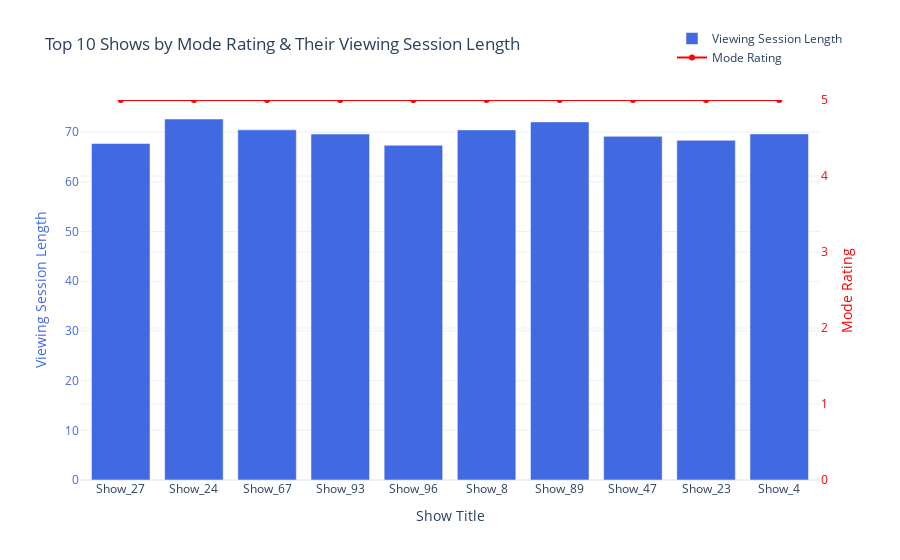

Notebook code cell kept with this figure:
### Code cell
shows_by_mode_rating = df.groupby("Title")["Rating"].agg(lambda x: x.mode()[0] if not x.mode().empty else None).reset_index()
rating_counts = df.groupby(["Title", "Rating"]).size().reset_index(name="Rating_Count")
shows_by_mode_rating = shows_by_mode_rating.merge(rating_counts, on = ['Title', 'Rating'], how = "left")
shows_by_mode_rating = shows_by_mode_rating.sort_values(by=['Rating', 'Rating_Count'], ascending=False)
top_shows_by_mode_rating = shows_by_mode_rating.head(10)
viewing_session_length = df[df["Title"].isin(top_shows_by_mode_rating["Title"])].groupby("Title")["Viewing_Session_Length"].mean().reset_index()
top_shows_by_mode_rating_and_viewing_session_lengths = top_shows_by_mode_rating.merge(viewing_session_length, on="Title")

fig = go.Figure()

fig.add_trace(go.Bar(
    x=top_shows_by_mode_rating_and_viewing_session_lengths["Title"], 
    y=top_shows_by_mode_rating_and_viewing_session_lengths["Viewing_Session_Length"], 
    name="Viewing Session Length",
    marker_color='royalblue',
    yaxis='y1'
))

fig.add_trace(go.Scatter(
    x=top_shows_by_mode_rating_and_viewing_session_lengths["Title"], 
    y=top_shows_by_mode_rating_and_viewing_session_lengths["Rating"], 
    mode='lines+markers',
    name="Mode Rating",
    line=dict(color='red', width=2),
    yaxis='y2'
))

fig.update_layout(
    title="Top 10 Shows by Mode Rating & Their Viewing Session Length",
    xaxis_title="Show Title",
    yaxis_title="Viewing Session Length (Bars) / Mode Rating (Line)",
    xaxis=dict(tickangle=0),
    
    yaxis=dict(
        title="Viewing Session Length",
        titlefont=dict(color="royalblue"),
        tickfont=dict(color="royalblue"),
        side="left"
    ),
    
    yaxis2=dict(
        title="Mode Rating",
        titlefont=dict(color="red"),
        tickfont=dict(color="red"),
        overlaying="y",
        side="right",
        range=[0,5]
    ),
    legend=dict(x=0.8, y=1.2),
    template="plotly_white"
)

fig.show()

### Figure 1 — Plotly figure (JSON) as saved in the notebook; plotly's stock layout.template omitted (floating-point values rounded to 4 significant figures)
{"data": [{"marker": {"color": "royalblue"}, "name": "Viewing Session Length", "type": "bar", "x": ["Show_27", "Show_24", "Show_67", "Show_93", "Show_96", "Show_8", "Show_89", "Show_47", "Show_23", "Show_4"], "y": [67.72, 72.66, 70.47, 69.62, 67.38, 70.46, 72.07, 69.17, 68.37, 69.66], "yaxis": "y"}, {"line": {"color": "red", "width": 2}, "mode": "lines+markers", "name": "Mode Rating", "type": "scatter", "x": ["Show_27", "Show_24", "Show_67", "Show_93", "Show_96", "Show_8", "Show_89", "Show_47", "Show_23", "Show_4"], "y": [5, 5, 5, 5, 5, 5, 5, 5, 5, 5], "yaxis": "y2"}], "layout": {"legend": {"x": 0.8, "y": 1.2}, "title": {"text": "Top 10 Shows by Mode Rating & Their Viewing Session Length"}, "xaxis": {"tickangle": 0, "title": {"text": "Show Title"}}, "yaxis": {"side": "left", "tickfont": {"color": "royalblue"}, "title": {"font": {"color": "royalblue"}, "text": "Viewing Session Length"}}, "yaxis2": {"overlaying": "y", "range": [0, 5], "side": "right", "tickfont": {"color": "red"}, "title": {"font": {"color": "red"}, "text": "Mode Rating"}}}}
